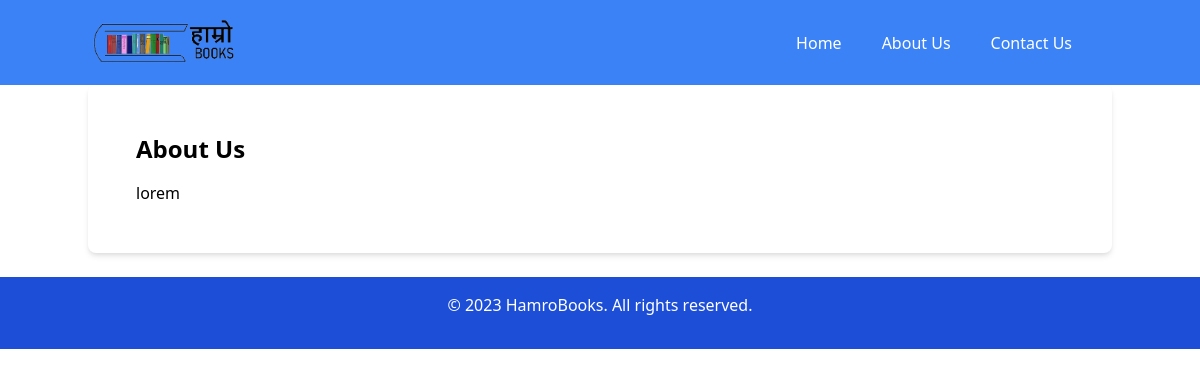
Page /about/ on the earlier database version.
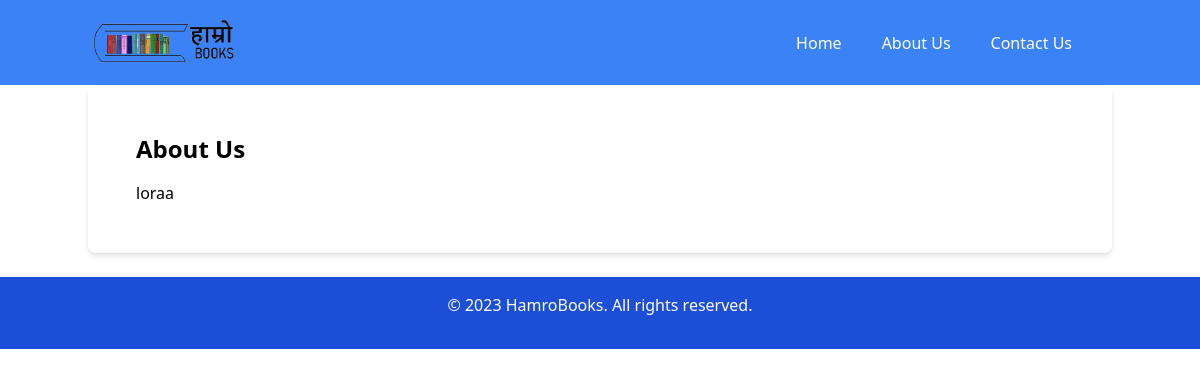
Same page on the later database version.
### introduction/models.py (models this page shows, shortened)
class introduction(models.Model):
    name = models.CharField(max_length=100)
    description = RichTextField()
    cover = models.ImageField(upload_to='covers/')

### web/views.py (the view)
# urls.py: path('about/', views.about, name='about'),
def about(request):
    introductions = introduction.objects.all()
    return render(request, 'about.html', {'introductions': introductions})

### templates/about.html (shortened to what this page needs)
{% extends 'base.html' %}
{% block content %}
<div class="container mx-auto">
    {% for introduction in introductions %}
    <div class="max-w-6xl mx-auto bg-white shadow-md rounded-lg overflow-hidden">
        <div class="p-12">
            <h2 class="text-2xl font-bold mb-4">{{ introduction.name }}</h2>
            <p class="text-base">
                {{ introduction.description|striptags }}
            </p>
        </div>
    </div>
    <br>
    {% endfor %}
</div>
{% endblock %}

### templates/base.html (shortened to what this page needs)
<!DOCTYPE html>
<html lang="en">
<head>
    <link href="https://cdn.jsdelivr.net/npm/tailwindcss@2.2.19/dist/tailwind.min.css" rel="stylesheet">
</head>
<body>
    {% load static %}
<nav class="bg-blue-500 p-4">
    <div class="container mx-auto flex items-center justify-between">
        <a class="navbar-brand" href="#">
            <img src="{% static 'images/logo.png' %}" alt="Your Book Store Logo" width="150px" height="80px">
        </a>
        <div class="hidden lg:flex lg:items-center lg:w-auto" id="navbarNav">
            <ul class="lg:flex items-center">
                <li class="nav-item"><a class="block mt-4 lg:inline-block lg:mt-0 text-white hover:text-white mr-10" href="{% url 'home' %}">Home</a></li>
                <li class="nav-item"><a class="block mt-4 lg:inline-block lg:mt-0 text-white hover:text-white mr-10" href="{% url 'about' %}">About Us</a></li>
                <li class="nav-item"><a class="block mt-4 lg:inline-block lg:mt-0 text-white hover:text-white mr-10" href="{% url 'contact' %}">Contact Us</a></li>
            </ul>
        </div>
    </div>
</nav>
{% block content %}{% endblock %}
<footer class="bg-blue-700 text-white py-4">
    <p>&copy; 2023 HamroBooks. All rights reserved.</p>
</footer>
<script src="https://cdn.jsdelivr.net/npm/tailwindcss@2.2.19/dist/tailwind.min.js"></script>
</body>
</html>

### templates/base.html (style rules this page uses)
footer { background-color: #143a81; color: black; padding: 20px; text-align: center; }

Differences in the rows shown:
changed introduction "About Us": description "lorem" → "loraa"
